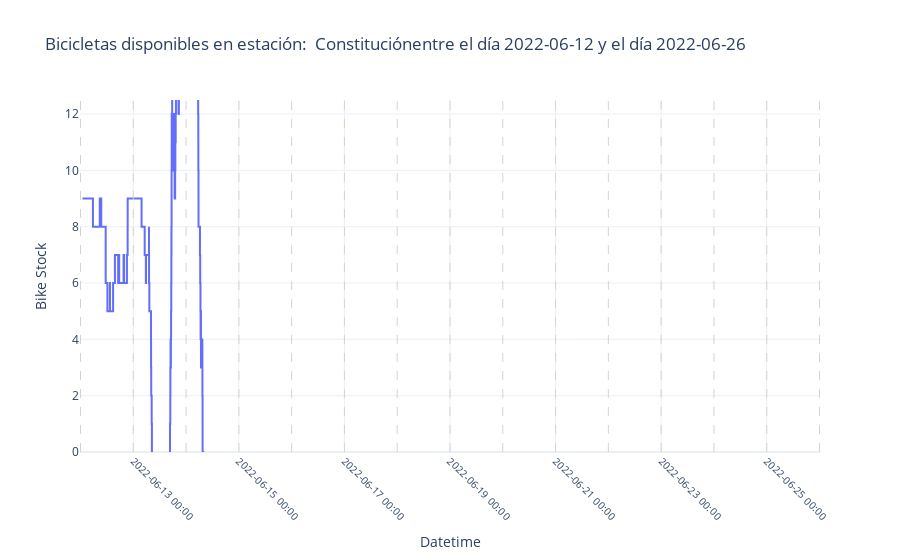

The code cell stored with this chart in its notebook:
### Code cell
df_plaza_italia = plot_bike_stock(df_viajes, '2022-06-12', '2022-06-26', ' Constitución', 10)

### Figure 1 — Plotly figure (JSON) as saved in the notebook; plotly's stock layout.template omitted (floating-point values rounded to 4 significant figures; data arrays with more than 128 entries replaced by an {"elided": "..."} marker saying what was removed)
{"data": [{"line": {"shape": "hv"}, "name": "hv", "type": "scatter", "x": {"elided": "1628 str values"}, "y": {"elided": "1628 int values"}}], "layout": {"hovermode": "x", "shapes": [{"line": {"color": "lightgray", "dash": "dash", "width": 1}, "type": "line", "x0": "2022-06-12T00:00:00", "x1": "2022-06-12T00:00:00", "y0": 0, "y1": 12.5}, {"line": {"color": "lightgray", "dash": "dash", "width": 1}, "type": "line", "x0": "2022-06-13T00:00:00", "x1": "2022-06-13T00:00:00", "y0": 0, "y1": 12.5}, {"line": {"color": "lightgray", "dash": "dash", "width": 1}, "type": "line", "x0": "2022-06-14T00:00:00", "x1": "2022-06-14T00:00:00", "y0": 0, "y1": 12.5}, {"line": {"color": "lightgray", "dash": "dash", "width": 1}, "type": "line", "x0": "2022-06-15T00:00:00", "x1": "2022-06-15T00:00:00", "y0": 0, "y1": 12.5}, {"line": {"color": "lightgray", "dash": "dash", "width": 1}, "type": "line", "x0": "2022-06-16T00:00:00", "x1": "2022-06-16T00:00:00", "y0": 0, "y1": 12.5}, {"line": {"color": "lightgray", "dash": "dash", "width": 1}, "type": "line", "x0": "2022-06-17T00:00:00", "x1": "2022-06-17T00:00:00", "y0": 0, "y1": 12.5}, {"line": {"color": "lightgray", "dash": "dash", "width": 1}, "type": "line", "x0": "2022-06-18T00:00:00", "x1": "2022-06-18T00:00:00", "y0": 0, "y1": 12.5}, {"line": {"color": "lightgray", "dash": "dash", "width": 1}, "type": "line", "x0": "2022-06-19T00:00:00", "x1": "2022-06-19T00:00:00", "y0": 0, "y1": 12.5}, {"line": {"color": "lightgray", "dash": "dash", "width": 1}, "type": "line", "x0": "2022-06-20T00:00:00", "x1": "2022-06-20T00:00:00", "y0": 0, "y1": 12.5}, {"line": {"color": "lightgray", "dash": "dash", "width": 1}, "type": "line", "x0": "2022-06-21T00:00:00", "x1": "2022-06-21T00:00:00", "y0": 0, "y1": 12.5}, {"line": {"color": "lightgray", "dash": "dash", "width": 1}, "type": "line", "x0": "2022-06-22T00:00:00", "x1": "2022-06-22T00:00:00", "y0": 0, "y1": 12.5}, {"line": {"color": "lightgray", "dash": "dash", "width": 1}, "type": "line", "x0": "2022-06-23T00:00:00", "x1": "2022-06-23T00:00:00", "y0": 0, "y1": 12.5}, {"line": {"color": "lightgray", "dash": "dash", "width": 1}, "type": "line", "x0": "2022-06-24T00:00:00", "x1": "2022-06-24T00:00:00", "y0": 0, "y1": 12.5}, {"line": {"color": "lightgray", "dash": "dash", "width": 1}, "type": "line", "x0": "2022-06-25T00:00:00", "x1": "2022-06-25T00:00:00", "y0": 0, "y1": 12.5}, {"line": {"color": "lightgray", "dash": "dash", "width": 1}, "type": "line", "x0": "2022-06-26T00:00:00", "x1": "2022-06-26T00:00:00", "y0": 0, "y1": 12.5}], "title": {"text": "Bicicletas disponibles en estación:  Constituciónentre el día 2022-06-12 y el día 2022-06-26"}, "xaxis": {"tickangle": 45, "tickfont": {"size": 10}, "tickformat": "%Y-%m-%d %H:%M", "title": {"text": "Datetime"}, "zeroline": false}, "yaxis": {"range": [0, 12.5], "title": {"text": "Bike Stock"}}}}
